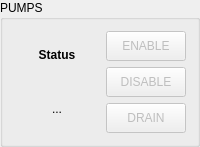
       <widget class="QGroupBox" name="gb_pumps">
        <property name="title">
         <string>PUMPS</string>
        </property>
        <layout class="QGridLayout" name="gridLayout_8">
         <item row="0" column="2">
          <layout class="QVBoxLayout" name="vl_pump_controls">
           <property name="sizeConstraint">
            <enum>QLayout::SizeConstraint::SetDefaultConstraint</enum>
           </property>
           <item alignment="">
            <widget class="QPushButton" name="pb_pumps_enable">
             <property name="enabled">
              <bool>false</bool>
             </property>
             <property name="sizePolicy">
              <sizepolicy hsizetype="Fixed" vsizetype="Fixed">
               <horstretch>0</horstretch>
               <verstretch>0</verstretch>
              </sizepolicy>
             </property>
             <property name="minimumSize">
              <size>
               <width>80</width>
               <height>30</height>
              </size>
             </property>
             <property name="maximumSize">
              <size>
               <width>80</width>
               <height>30</height>
              </size>
             </property>
             <property name="layoutDirection">
              <enum>Qt::LayoutDirection::LeftToRight</enum>
             </property>
             <property name="text">
              <string>ENABLE</string>
             </property>
            </widget>
           </item>
           <item alignment="">
            <widget class="QPushButton" name="pb_pumps_disable">
             <property name="enabled">
              <bool>false</bool>
             </property>
             <property name="sizePolicy">
              <sizepolicy hsizetype="Fixed" vsizetype="Fixed">
               <horstretch>0</horstretch>
               <verstretch>0</verstretch>
              </sizepolicy>
             </property>
             <property name="minimumSize">
              <size>
               <width>80</width>
               <height>30</height>
              </size>
             </property>
             <property name="maximumSize">
              <size>
               <width>80</width>
               <height>30</height>
              </size>
             </property>
             <property name="text">
              <string>DISABLE</string>
             </property>
            </widget>
           </item>
           <item alignment="">
            <widget class="QPushButton" name="pb_pumps_drain">
             <property name="enabled">
              <bool>false</bool>
             </property>
             <property name="sizePolicy">
              <sizepolicy hsizetype="Fixed" vsizetype="Fixed">
               <horstretch>0</horstretch>
               <verstretch>0</verstretch>
              </sizepolicy>
             </property>
             <property name="minimumSize">
              <size>
               <width>80</width>
               <height>30</height>
              </size>
             </property>
             <property name="maximumSize">
              <size>
               <width>80</width>
               <height>30</height>
              </size>
             </property>
             <property name="text">
              <string>DRAIN</string>
             </property>
            </widget>
           </item>
          </layout>
         </item>
         <item row="0" column="0">
          <layout class="QGridLayout" name="gl_pump_status">
           <item row="1" column="0">
            <widget class="QLabel" name="l_pump_status">
             <property name="text">
              <string>...</string>
             </property>
             <property name="alignment">
              <set>Qt::AlignmentFlag::AlignCenter</set>
             </property>
            </widget>
           </item>
           <item row="0" column="0">
            <widget class="QLabel" name="static_l_status">
             <property name="font">
              <font>
               <bold>true</bold>
              </font>
             </property>
             <property name="text">
              <string>Status</string>
             </property>
             <property name="alignment">
              <set>Qt::AlignmentFlag::AlignCenter</set>
             </property>
            </widget>
           </item>
          </layout>
         </item>
        </layout>
       </widget>
